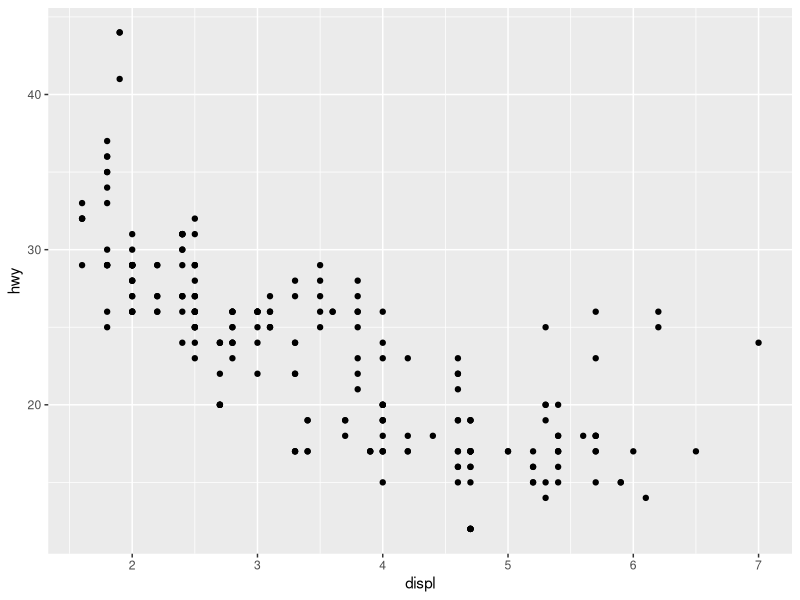
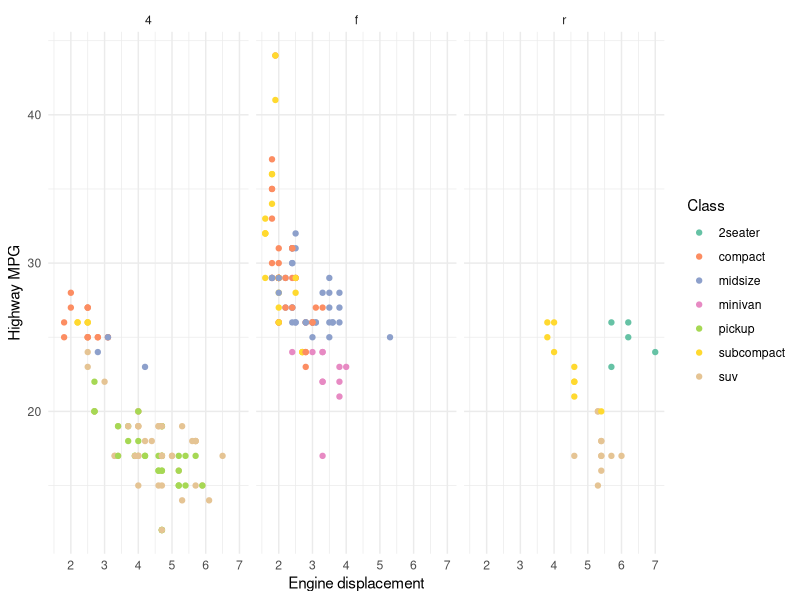
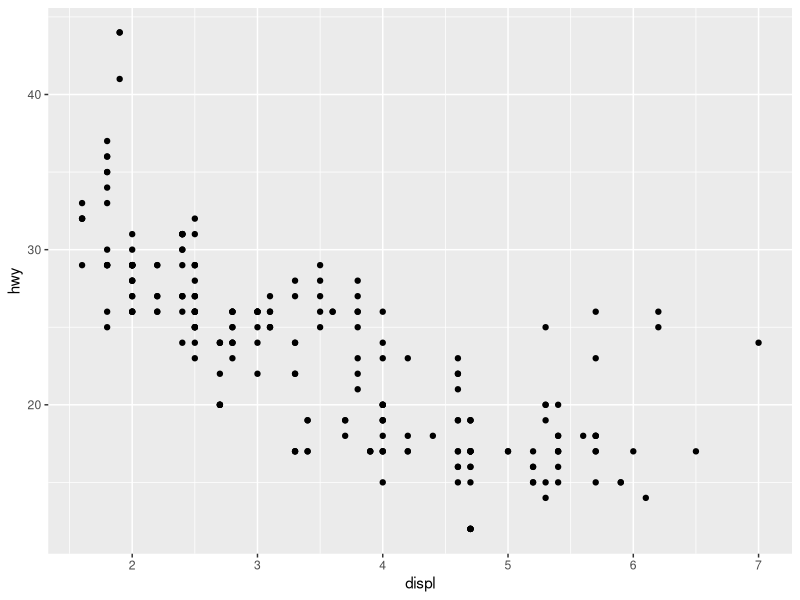
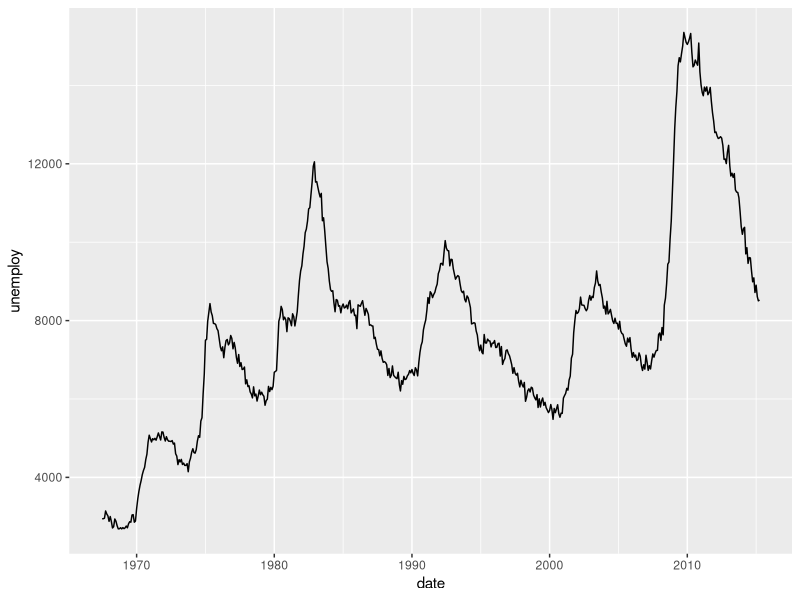
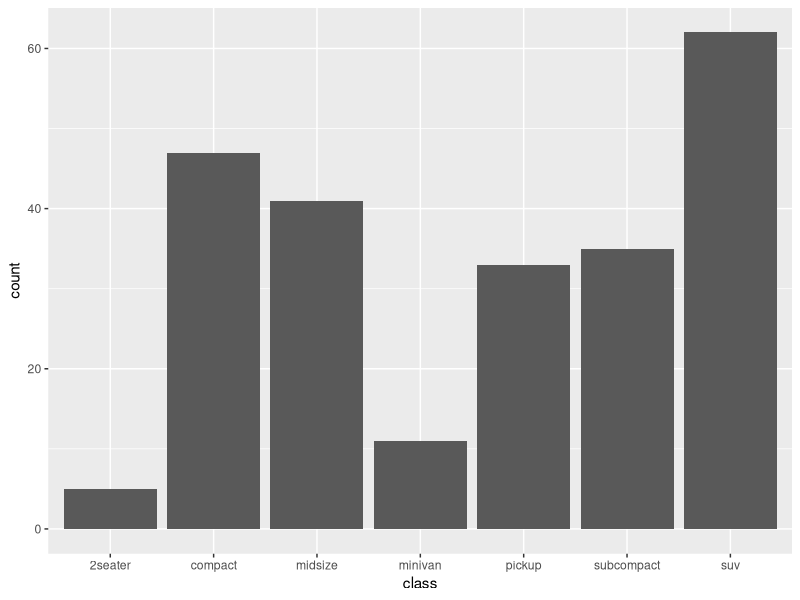
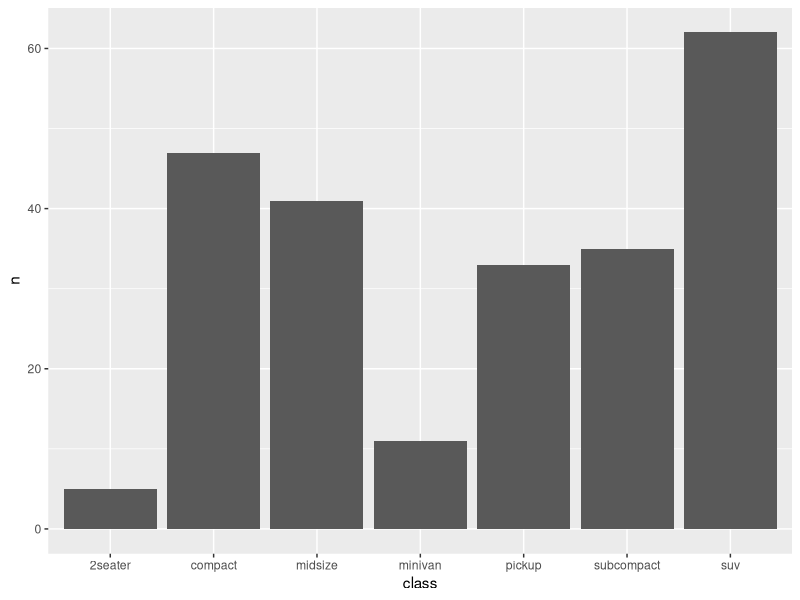
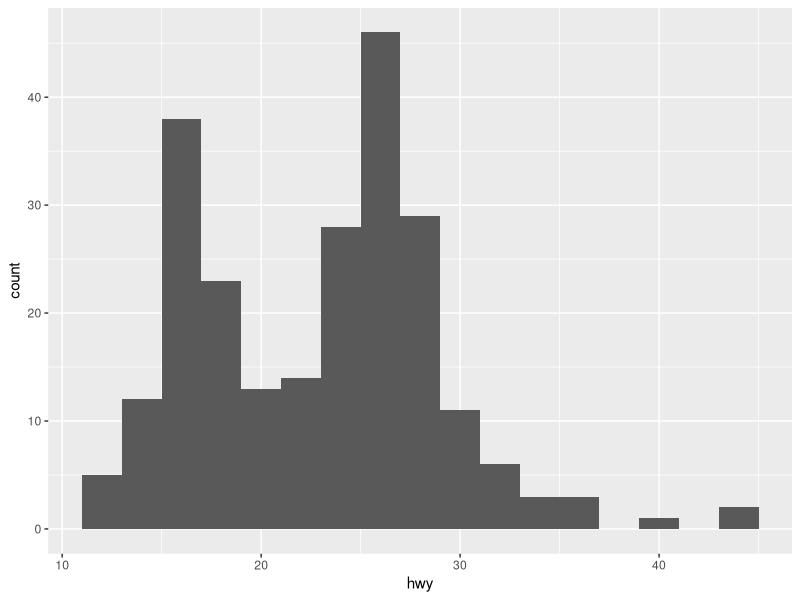
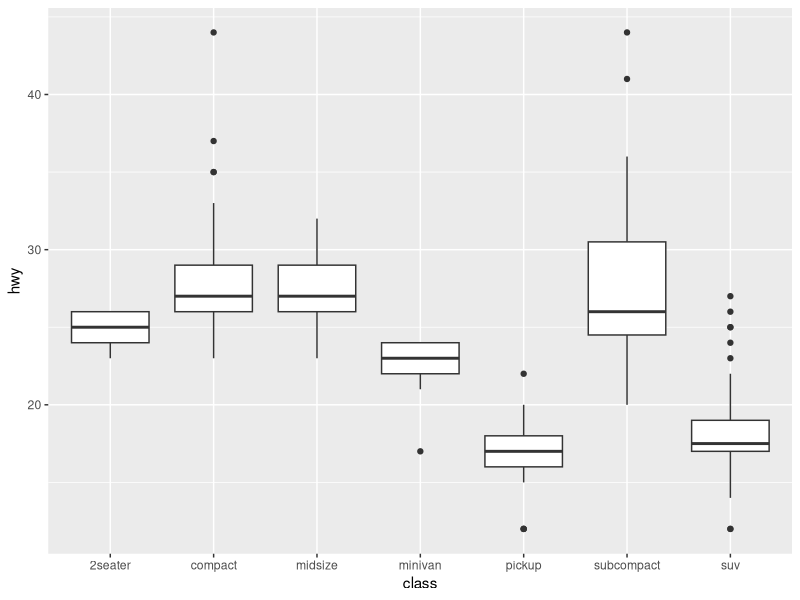

Generate these figures, in order, with R:
## ---- chunk 1
#| label: setup
#| include: false

library(tidyverse)
library(ggridges)
## ---- chunk 2
#| label: mpg-preview
#| echo: true
#| eval: true

mpg |>
  select(manufacturer, model, displ, year, cyl, hwy) |>
  head(5)
## ---- chunk 3
#| label: basic-plot
#| echo: true
#| eval: true
#| fig-align: center
#| output-location: slide

ggplot(data = mpg, aes(x = displ, y = hwy)) +
  geom_point()
## ---- chunk 4
#| label: full-plot
#| echo: true
#| eval: true
#| fig-align: center
#| code-line-numbers: "|1|2|3|4|5|6|7"
#| output-location: slide

ggplot(data = mpg, aes(x = displ, y = hwy, color = class)) +
  geom_point() +
  scale_x_continuous(name = "Engine displacement") +
  scale_y_continuous(name = "Highway MPG") +
  scale_color_brewer(name = "Class", palette = "Set2") +
  facet_wrap(~drv) +
  theme_minimal()
## ---- chunk 5
#| label: geom-point
#| echo: true
#| eval: true
#| fig-align: center
#| output-location: slide

ggplot(mpg, aes(x = displ, y = hwy)) +
  geom_point()
## ---- chunk 6
#| label: geom-line
#| echo: true
#| eval: true
#| fig-align: center
#| output-location: slide

ggplot(economics, aes(x = date, y = unemploy)) +
  geom_line()
## ---- chunk 7
#| label: geom-bar
#| echo: true
#| eval: true
#| fig-align: center
#| output-location: slide

ggplot(mpg, aes(x = class)) +
  geom_bar()
## ---- chunk 8
#| label: geom-col
#| echo: true
#| eval: true
#| fig-align: center
#| output-location: slide

mpg |>
  count(class) |>
  ggplot(aes(x = class, y = n)) +
  geom_col()
## ---- chunk 9
#| label: geom-histogram
#| echo: true
#| eval: true
#| fig-align: center
#| output-location: slide

ggplot(mpg, aes(x = hwy)) +
  geom_histogram(binwidth = 2)
## ---- chunk 10
#| label: geom-boxplot
#| echo: true
#| eval: true
#| fig-align: center
#| output-location: slide

ggplot(mpg, aes(x = class, y = hwy)) +
  geom_boxplot()
## ---- chunk 11
#| label: geom-smooth
#| echo: true
#| eval: true
#| fig-align: center
#| message: false
#| output-location: slide

ggplot(mpg, aes(x = displ, y = hwy)) +
  geom_point() +
  geom_smooth()
## ---- chunk 12
#| label: geom-ridges
#| echo: true
#| eval: true
#| fig-align: center
#| message: false
#| output-location: slide

ggplot(mpg, aes(x = hwy, y = class)) +
  geom_density_ridges()
## ---- chunk 13
#| label: stat-summary
#| echo: true
#| eval: true
#| fig-align: center
#| output-location: slide

ggplot(mpg, aes(x = class, y = hwy)) +
  stat_summary(fun = mean, geom = "col") +
  stat_summary(fun.data = mean_se, geom = "errorbar", width = 0.2)
